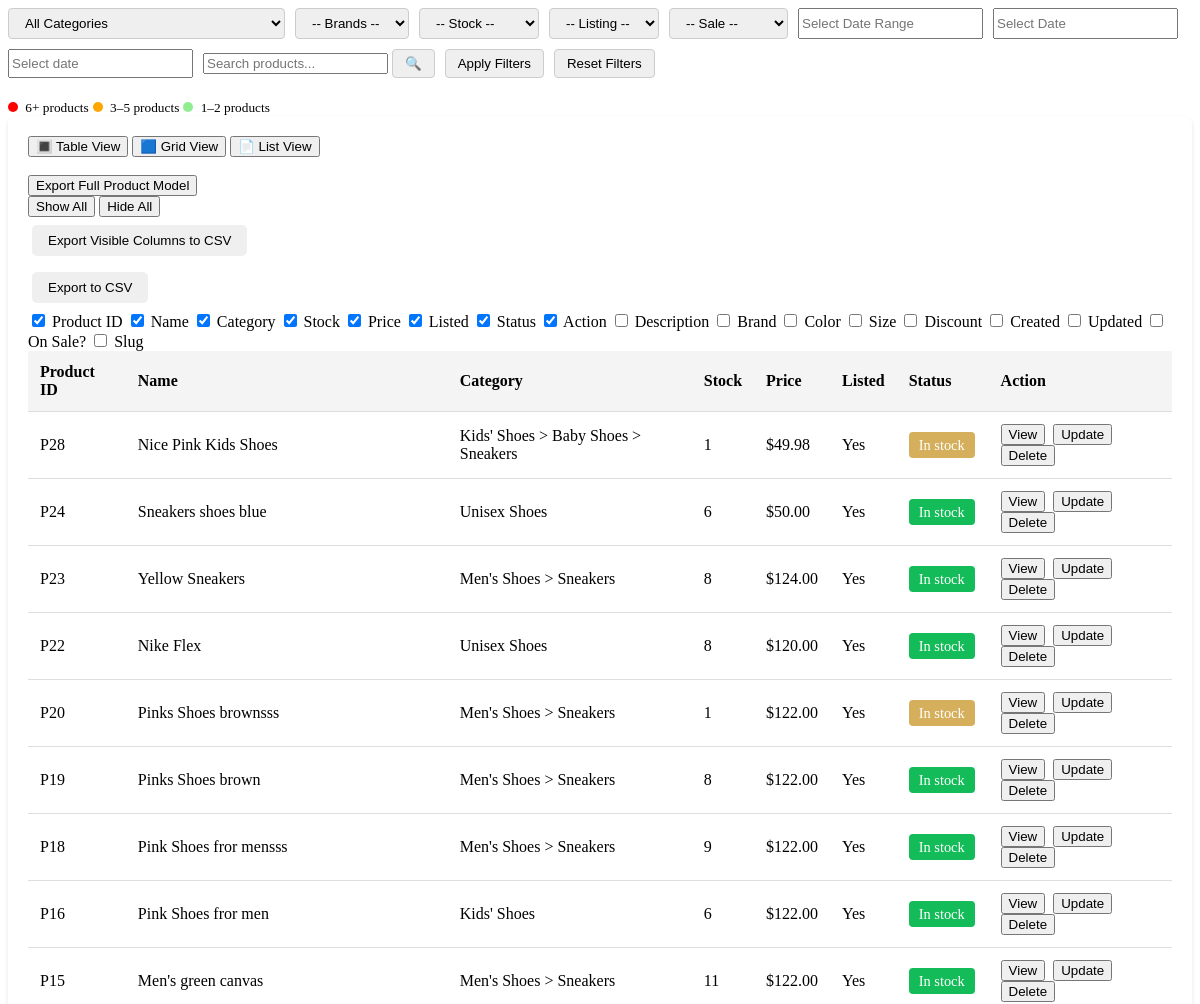
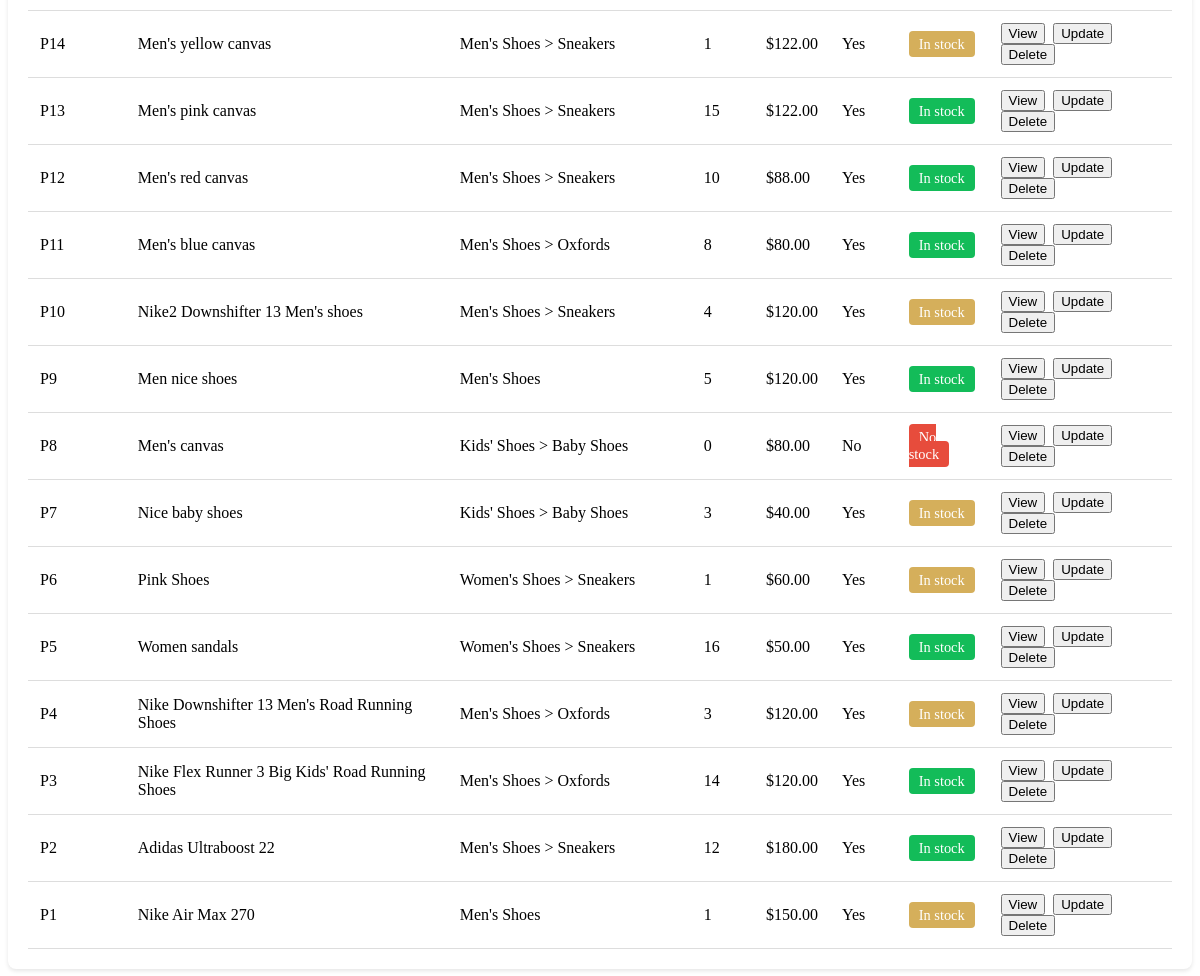
Screenshot of /myadmin/products with the database file from the repository (2 pictures, top to bottom).
### store/models.py (models this page shows, shortened)
class Product(models.Model):
    category = models.ForeignKey(Category, on_delete=models.CASCADE, related_name='products', blank=True, null=True)
    name = models.CharField(max_length=255, verbose_name='Product Name')
    slug = models.SlugField(unique=True, blank=True)
    price = models.DecimalField(max_digits=12, decimal_places=2)
    image =  models.ImageField(upload_to='uploads/products', null=True, blank=True)
    description = models.TextField(verbose_name='Product Description', blank=True, null=True)
    key_words = models.CharField(max_length=255, blank=True, null=True)
    is_sale = models.BooleanField(default=False)
    sale_price = models.DecimalField(max_digits=12, decimal_places=2, null=True, blank=True)
    discount = models.DecimalField(default=0, max_digits=9, decimal_places=2, null=True, blank=True)
    percentage_discount = models.DecimalField(default=0, max_digits=5, decimal_places=0, null=True, blank=True)
    is_listed = models.BooleanField(default=True)
    is_featured = models.BooleanField(default=False)
    is_new = models.BooleanField(default=True)
    in_stock = models.BooleanField(default=True)
    stock_quantity = models.IntegerField(default=1)
    brand = models.CharField(max_length=255, blank=True, null=True)
    material = models.CharField(max_length=255, blank=True, null=True)
    color = models.CharField(max_length=255, blank=True)
    size = models.CharField(max_length=255, blank=True)
    created_at = models.DateTimeField(auto_now_add=True)

class Category(MPTTModel):
    name = models.CharField(max_length=50)
    parent = TreeForeignKey('self', on_delete=models.CASCADE, null=True, blank=True, related_name='children')
    slug = models.SlugField(unique=True, blank=True)
    key_words = models.CharField(max_length=255, blank=True, null=True)
    description = models.CharField(max_length=255, blank=True, null=True)
    image = models.ImageField(upload_to='uploads/categories/', blank=True, null=True)
    class MPTTMeta:
        order_insertion_by = ['name']
    class Meta:
        unique_together = ('parent', 'name')  # 👈 This ensures same name can't appear under same parent
        verbose_name_plural = 'Categories'
    def get_full_path(self):
        ancestors = self.get_ancestors(include_self=True)
        return " > ".join([category.name for category in ancestors])
    def __str__(self):
        return self.get_full_path()

### myadmin/views.py (the view, shortened to what this page needs)
# urls.py: path('products', views.product_list, name='product_list'),
def product_list(request):
    products = Product.objects.select_related('category').all().order_by('-created_at')
    category = request.GET.get('category')
    brand = request.GET.get('brand')
    stock = request.GET.get('stock')
    is_listed = request.GET.get('is_listed')
    is_sale = request.GET.get('is_sale')
    search_query = request.GET.get('search')
    if search_query:
        products = products.filter(
            Q(name__icontains=search_query) |
            Q(id__icontains=search_query)
        )
    if category:
        products = products.filter(category__slug=category)
    if brand == 'none':
        products = products.filter(brand__isnull=True)
    elif brand:
        products = products.filter(brand__iexact=brand)
    if stock == 'in':
        products = products.filter(stock_quantity__gt=0)
    elif stock == 'out':
        products = products.filter(stock_quantity__lte=0)
    elif stock == 'less':
        products = products.filter(stock_quantity__lte=4)
    if is_listed == 'true':
        products = products.filter(is_listed=True)
    elif is_listed == 'false':
        products = products.filter(is_listed=False)
    if is_sale == 'true':
        products = products.filter(is_sale=True)
    elif is_sale == 'false':
        products = products.filter(is_sale=False)
    date_range = request.GET.get('date_range')
    specific_date = request.GET.get('specific_date')
    if specific_date:
        try:
            date_obj = datetime.strptime(specific_date.strip(), '%Y-%m-%d').date()
            products = products.filter(created_at__date=date_obj)
        except ValueError:
            pass
    calendar_date = request.GET.get('calendar')
    if calendar_date and calendar_date.lower() != "none":
        try:
            valid_date = datetime.strptime(calendar_date, "%Y-%m-%d").date()
            products = products.filter(created_at__date=valid_date)
        except ValueError:
            messages.warning(request, "Invalid date format provided.")
    product_counts = (
        Product.objects
        .annotate(created_day=TruncDate('created_at'))
        .values('created_day')
        .annotate(count=Count('id'))
        .order_by('-created_day')
    )
    date_counts = {str(entry['created_day']): entry['count'] for entry in product_counts}
    view_mode = request.GET.get('view', 'table')
    context = {
        'products': products,
        'categories': Category.objects.all(),
        'brands': Product.objects.exclude(brand__isnull=True).values_list('brand', flat=True).distinct(),
        'date_range': date_range,
        'specific_date': specific_date,
        'date_counts_json': json.dumps(date_counts),
        'selected_date': calendar_date,
        'view_mode': view_mode,
    }
    return render(request, 'myadmin/product-list.html', context)

### cart/context_processors.py (called while the page is built)
def cart(request):
    return {'cart': Cart(request)}

### main/context_processors.py (called while the page is built)
def categories_processor(request):
    categories = Category.objects.filter(parent__isnull=True).prefetch_related("children")
    return {'categories': categories,}

def brand_list(request):
    brand_list = (
        Product.objects.filter(is_listed=True)
        .exclude(brand__isnull=True)
        .exclude(brand__exact='')
        .values_list('brand', flat=True)
        .distinct()
        .order_by('brand')
    )
    return {
        'brand_list': brand_list
    }

### myadmin/templates/myadmin/product-list.html (shortened to what this page needs)
<link rel="stylesheet" href="https://cdn.jsdelivr.net/npm/flatpickr/dist/flatpickr.min.css">
<form method="GET" class="product-filters">
    <select name="category">
        <option value="">All Categories</option>
    </select>
    <select name="brand">
        <option value="">-- Brands --</option>
    </select>
    <select name="stock">
        <option value="">-- Stock --</option>
    </select>
    <select name="is_listed" id="is_listed">
        <option value="">-- Listing --</option>
    </select>
    <select name="is_sale" id="is_sale">
        <option value="">-- Sale --</option>
    </select>
    <input type="text" id="date_range" name="date_range" class="custom-input"
       value="{{ date_range|default_if_none:'' }}" placeholder="Select Date Range">
    <input type="text" id="specific_date" name="specific_date" class="custom-input"
        value="{{ specific_date|default_if_none:'' }}" placeholder="Select Date">
    <input type="text" name="calendar" id="calendar" class="custom-input"
        value="{{ selected_date|default_if_none:'' }}" placeholder="Select date" />
    <div class="search-wrapper">
        <input type="text" name="search" class="custom-input search-input" placeholder="Search products..." value="{{ request.GET.search|default_if_none:'' }}">
        <button type="submit" class="search-btn">🔍</button>
    </div>
    <button type="submit">Apply Filters</button>
    <a href="{% url 'product_list' %}"><button type="button" class="reset-btn">Reset Filters</button></a>
</form>
    <div class="calendar-legend">
        <small><span style="background:red;" class="legend-dot"></span> 6+ products</small>
        <small><span style="background:orange;" class="legend-dot"></span> 3–5 products</small>
        <small><span style="background:lightgreen;" class="legend-dot"></span> 1–2 products</small>
    </div>
<section class="products-section">
    <div class="view-toggle">
        <button data-view="table">🔳 Table View</button>
        <button data-view="grid">🟦 Grid View</button>
        <button data-view="list">📄 List View</button>
      </div>
<br>
<a href="{% url 'export_full_products_csv' %}">
    <button type="button" class="export-btn">Export Full Product Model</button>
  </a>
<br>
{% if view_mode == 'grid' %}
    {% include 'myadmin/partials/products-grid-view.html' %}
{% elif view_mode == 'list' %}
    {% include 'myadmin/partials/products-list-view.html' %}
{% else %}
    {% include 'myadmin/partials/products-table-view.html' %}
{% endif %}
</section>

### myadmin/templates/myadmin/partials/products-table-view.html (shortened to what this page needs)
{% if products %}
<div id="toggle-controls">
    <button type="button" id="show-all">Show All</button>
    <button type="button" id="hide-all">Hide All</button>
  </div>
  <button id="exportCSV" class="btn-export">Export Visible Columns to CSV</button>
  <br>
  <button id="openExportModal" class="btn-export">Export to CSV</button>
  <br>
<div id="column-controls">
    <label><input type="checkbox" data-column="product-id" checked> Product ID</label>
    <label><input type="checkbox" data-column="name" checked> Name</label>
    <label><input type="checkbox" data-column="category" checked> Category</label>
    <label><input type="checkbox" data-column="stock" checked> Stock</label>
    <label><input type="checkbox" data-column="price" checked> Price</label>
    <label><input type="checkbox" data-column="listed" checked> Listed</label>
    <label><input type="checkbox" data-column="status" checked> Status</label>
    <label><input type="checkbox" data-column="action" checked> Action</label>
    <label><input type="checkbox" data-column="description"> Description</label>
    <label><input type="checkbox" data-column="brand"> Brand</label>
    <label><input type="checkbox" data-column="color"> Color</label>
    <label><input type="checkbox" data-column="size"> Size</label>
    <label><input type="checkbox" data-column="discount"> Discount</label>
    <label><input type="checkbox" data-column="created-at"> Created</label>
    <label><input type="checkbox" data-column="updated-at"> Updated</label>
    <label><input type="checkbox" data-column="is-sale"> On Sale?</label>
    <label><input type="checkbox" data-column="slug"> Slug</label>
</div>
    <table class="products-table">
        <thead>
            <tr>
                <th class="col-product_id">Product ID</th>
                <th class="col-name">Name</th>
                <th class="col-category">Category</th>
                <th class="col-stock">Stock</th>
                <th class="col-price">Price</th>
                <th class="col-listed">Listed</th>
                <th class="col-status">Status</th>
                <th class="col-action">Action</th>
            </tr>
        </thead>
        {% for product in products %}
        <tbody>
            <tr>
                <td class="col-product-id">P{{product.id}}</td>
                <td class="col-name">{{product.name}}</td>
                <td class="col-category">{{product.category}}</td>
                <td class="col-stock">{{product.stock_quantity}}</td>
                <td class="col-price">${{product.price}}</td>
                <td class="col-listed">{% if product.is_listed %}Yes{% else %}No{% endif %}</td>
                {% if product.in_stock %}
                {% if product.stock_quantity < 5 %}
                <td class="col-status"><span class="status less-stock">In stock</span></td>
                    {% else %}
                    <td class="col-status"><span class="status in-stock">In stock</span></td>
                    {% endif %}
                    {% else %}
                    <td class="col-status"><span class="status out-stock">No stock</span></td>
                    {% endif %}
                    <td class="col-action">
                        <a href="{% url 'product_item' product.slug %}"><button type="button">View</button></a>&nbsp;
                        <a href="{% url 'update_product' product.slug %}"><button
                                type="button">Update</button></a>&nbsp;
                        <a href="{% url 'delete_product' product.slug %}"><button type="button">Delete</button></a>
                    </td>
            </tr>
        </tbody>
        {% endfor %}
    </table>
    {% else %}
    <table class="products-table">
        <tr><td></td></tr>
        <tbody><tr><td colspan="7">No products found.</td></tr></tbody>
    </table>
    {% endif %}

### myadmin/templates/myadmin/partials/products-table-view.html (style rules this page uses)
.btn-export, .btn-cancel { padding: 0.5rem 1rem; margin: 0.5rem 0.25rem; border: none; border-radius: 5px; cursor: pointer; }

### myadmin/templates/myadmin/product-list.html (style rules this page uses)
.legend-dot { display: inline-block; width: 10px; height: 10px; border-radius: 50%; margin-right: 4px; }
.product-filters { display: flex; gap: 10px; margin-bottom: 20px; flex-wrap: wrap; }
.product-filters select, .product-filters button { padding: 6px 12px; border-radius: 4px; border: 1px solid #ccc; }
.products-section { background: white; padding: 20px; border-radius: 8px; box-shadow: 0 2px 4px rgba(0, 0, 0, 0.1); }
.products-table { width: 100%; border-collapse: collapse; }
.products-table th, .products-table td { padding: 12px; border-bottom: 1px solid #ddd; text-align: left; }
.products-table th { background: #f4f4f4; }
.status.in-stock { background: #13bc59; padding: 5px 10px; color: white; border-radius: 4px; font-size: 0.9em; }
.status.out-stock { background: #e74c3c; padding: 5px 10px; color: white; border-radius: 4px; font-size: 0.9em; }
.status.less-stock { background: #d5af5b; padding: 5px 10px; color: white; border-radius: 4px; font-size: 0.9em; }

### rows the page displays
Product: id "28", name "Nice Pink Kids Shoes", category "Kids' Shoes > Baby Shoes > Sneakers", stock_quantity "1", price "49.98", is_listed "Yes", in_stock "In stock"
Product: id "24", name "Sneakers shoes blue", category "Unisex Shoes", stock_quantity "6", price "50.00", is_listed "Yes", in_stock "In stock"
Product: id "23", name "Yellow Sneakers", category "Men's Shoes > Sneakers", stock_quantity "8", price "124.00", is_listed "Yes", in_stock "In stock"
Product: id "22", name "Nike Flex", category "Unisex Shoes", stock_quantity "8", price "120.00", is_listed "Yes", in_stock "In stock"
Product: id "20", name "Pinks Shoes brownsss", category "Men's Shoes > Sneakers", stock_quantity "1", price "122.00", is_listed "Yes", in_stock "In stock"
Product: id "19", name "Pinks Shoes brown", category "Men's Shoes > Sneakers", stock_quantity "8", price "122.00", is_listed "Yes", in_stock "In stock"
Product: id "18", name "Pink Shoes fror mensss", category "Men's Shoes > Sneakers", stock_quantity "9", price "122.00", is_listed "Yes", in_stock "In stock"
Product: id "16", name "Pink Shoes fror men", category "Kids' Shoes", stock_quantity "6", price "122.00", is_listed "Yes", in_stock "In stock"
Product: id "15", name "Men's green canvas", category "Men's Shoes > Sneakers", stock_quantity "11", price "122.00", is_listed "Yes", in_stock "In stock"
Product: id "14", name "Men's yellow canvas", category "Men's Shoes > Sneakers", stock_quantity "1", price "122.00", is_listed "Yes", in_stock "In stock"
Product: id "13", name "Men's pink canvas", category "Men's Shoes > Sneakers", stock_quantity "15", price "122.00", is_listed "Yes", in_stock "In stock"
Product: id "12", name "Men's red canvas", category "Men's Shoes > Sneakers", stock_quantity "10", price "88.00", is_listed "Yes", in_stock "In stock"
Product: id "11", name "Men's blue canvas", category "Men's Shoes > Oxfords", stock_quantity "8", price "80.00", is_listed "Yes", in_stock "In stock"
Product: id "10", name "Nike2 Downshifter 13 Men's shoes", category "Men's Shoes > Sneakers", stock_quantity "4", price "120.00", is_listed "Yes", in_stock "In stock"
Product: id "9", name "Men nice shoes", category "Men's Shoes", stock_quantity "5", price "120.00", is_listed "Yes", in_stock "In stock"
Product: id "8", name "Men's canvas", category "Kids' Shoes > Baby Shoes", stock_quantity "0", price "80.00", is_listed "No", in_stock "No stock"
Product: id "7", name "Nice baby shoes", category "Kids' Shoes > Baby Shoes", stock_quantity "3", price "40.00", is_listed "Yes", in_stock "In stock"
Product: id "6", name "Pink Shoes", category "Women's Shoes > Sneakers", stock_quantity "1", price "60.00", is_listed "Yes", in_stock "In stock"
Product: id "5", name "Women sandals", category "Women's Shoes > Sneakers", stock_quantity "16", price "50.00", is_listed "Yes", in_stock "In stock"
Product: id "4", name "Nike Downshifter 13 Men's Road Running Shoes", category "Men's Shoes > Oxfords", stock_quantity "3", price "120.00", is_listed "Yes", in_stock "In stock"
Product: id "3", name "Nike Flex Runner 3 Big Kids' Road Running Shoes", category "Men's Shoes > Oxfords", stock_quantity "14", price "120.00", is_listed "Yes", in_stock "In stock"
Product: id "2", name "Adidas Ultraboost 22", category "Men's Shoes > Sneakers", stock_quantity "12", price "180.00", is_listed "Yes", in_stock "In stock"
Product: id "1", name "Nike Air Max 270", category "Men's Shoes", stock_quantity "1", price "150.00", is_listed "Yes", in_stock "In stock"
